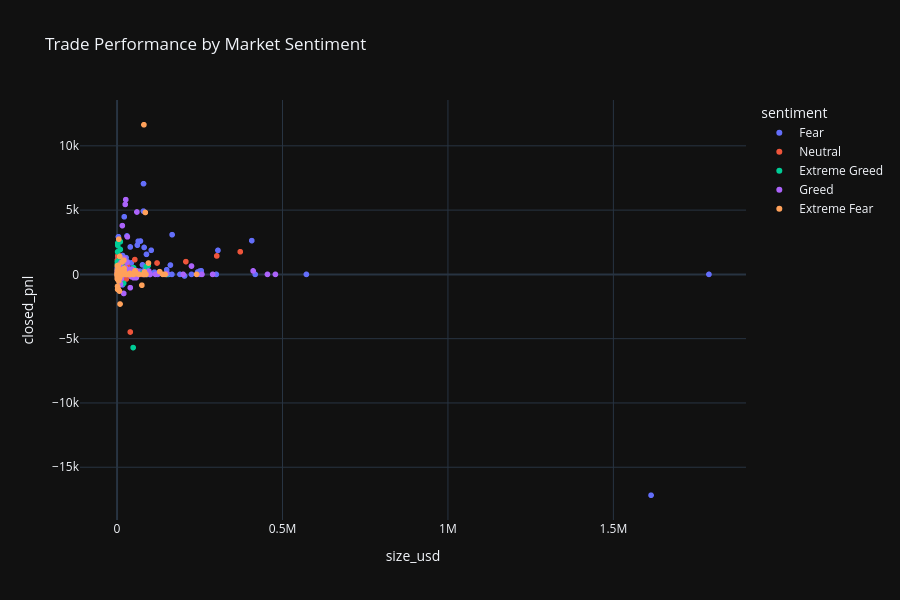

The notebook cell saved with this chart:
### Markdown cell above
## Interactive Plotly Dashboard

### Code cell
import plotly.express as px

sample_df = df.sample(
    min(5000, len(df)),
    random_state=42
)

fig = px.scatter(
    sample_df,
    x='size_usd',
    y='closed_pnl',
    color='sentiment',
    hover_data=['coin', 'side'],
    title='Trade Performance by Market Sentiment'
)

fig.update_layout(
    template='plotly_dark',
    height=600
)

fig.show()

### Figure 1 — Plotly figure (JSON) as saved in the notebook; plotly's stock layout.template omitted (floating-point values rounded to 4 significant figures; data arrays with more than 128 entries replaced by an {"elided": "..."} marker saying what was removed)
{"data": [{"customdata": {"elided": "1506x2 str values"}, "hovertemplate": "sentiment=Fear<br>size_usd=%{x}<br>closed_pnl=%{y}<br>coin=%{customdata[0]}<br>side=%{customdata[1]}<extra></extra>", "legendgroup": "Fear", "marker": {"color": "#636efa", "symbol": "circle"}, "mode": "markers", "name": "Fear", "showlegend": true, "type": "scattergl", "x": {"elided": "1506 float values"}, "xaxis": "x", "y": {"elided": "1506 float values"}, "yaxis": "y"}, {"customdata": {"elided": "927x2 str values"}, "hovertemplate": "sentiment=Neutral<br>size_usd=%{x}<br>closed_pnl=%{y}<br>coin=%{customdata[0]}<br>side=%{customdata[1]}<extra></extra>", "legendgroup": "Neutral", "marker": {"color": "#EF553B", "symbol": "circle"}, "mode": "markers", "name": "Neutral", "showlegend": true, "type": "scattergl", "x": {"elided": "927 float values"}, "xaxis": "x", "y": {"elided": "927 float values"}, "yaxis": "y"}, {"customdata": {"elided": "886x2 str values"}, "hovertemplate": "sentiment=Extreme Greed<br>size_usd=%{x}<br>closed_pnl=%{y}<br>coin=%{customdata[0]}<br>side=%{customdata[1]}<extra></extra>", "legendgroup": "Extreme Greed", "marker": {"color": "#00cc96", "symbol": "circle"}, "mode": "markers", "name": "Extreme Greed", "showlegend": true, "type": "scattergl", "x": {"elided": "886 float values"}, "xaxis": "x", "y": {"elided": "886 float values"}, "yaxis": "y"}, {"customdata": {"elided": "1172x2 str values"}, "hovertemplate": "sentiment=Greed<br>size_usd=%{x}<br>closed_pnl=%{y}<br>coin=%{customdata[0]}<br>side=%{customdata[1]}<extra></extra>", "legendgroup": "Greed", "marker": {"color": "#ab63fa", "symbol": "circle"}, "mode": "markers", "name": "Greed", "showlegend": true, "type": "scattergl", "x": {"elided": "1172 float values"}, "xaxis": "x", "y": {"elided": "1172 float values"}, "yaxis": "y"}, {"customdata": {"elided": "509x2 str values"}, "hovertemplate": "sentiment=Extreme Fear<br>size_usd=%{x}<br>closed_pnl=%{y}<br>coin=%{customdata[0]}<br>side=%{customdata[1]}<extra></extra>", "legendgroup": "Extreme Fear", "marker": {"color": "#FFA15A", "symbol": "circle"}, "mode": "markers", "name": "Extreme Fear", "showlegend": true, "type": "scattergl", "x": {"elided": "509 float values"}, "xaxis": "x", "y": {"elided": "509 float values"}, "yaxis": "y"}], "layout": {"height": 600, "legend": {"title": {"text": "sentiment"}, "tracegroupgap": 0}, "title": {"text": "Trade Performance by Market Sentiment"}, "xaxis": {"anchor": "y", "domain": [0, 1], "title": {"text": "size_usd"}}, "yaxis": {"anchor": "x", "domain": [0, 1], "title": {"text": "closed_pnl"}}}}
